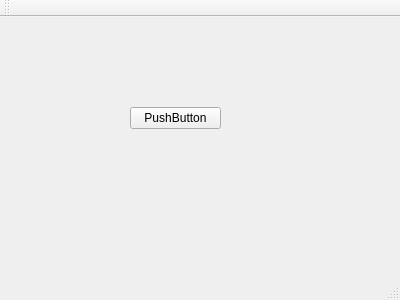
<?xml version="1.0" encoding="UTF-8"?>
<ui version="4.0">
 <class>MainWindow</class>
 <widget class="QMainWindow" name="MainWindow">
  <property name="geometry">
   <rect>
    <x>0</x>
    <y>0</y>
    <width>400</width>
    <height>300</height>
   </rect>
  </property>
  <property name="windowTitle">
   <string>MainWindow</string>
  </property>
  <widget class="QWidget" name="centralWidget">
   <widget class="QPushButton" name="pushButton">
    <property name="geometry">
     <rect>
      <x>130</x>
      <y>90</y>
      <width>91</width>
      <height>22</height>
     </rect>
    </property>
    <property name="text">
     <string>PushButton</string>
    </property>
   </widget>
  </widget>
  <widget class="QMenuBar" name="menuBar">
   <property name="geometry">
    <rect>
     <x>0</x>
     <y>0</y>
     <width>400</width>
     <height>19</height>
    </rect>
   </property>
  </widget>
  <widget class="QToolBar" name="mainToolBar">
   <attribute name="toolBarArea">
    <enum>TopToolBarArea</enum>
   </attribute>
   <attribute name="toolBarBreak">
    <bool>false</bool>
   </attribute>
  </widget>
  <widget class="QStatusBar" name="statusBar"/>
 </widget>
 <layoutdefault spacing="6" margin="11"/>
 <resources/>
 <connections/>
</ui>
